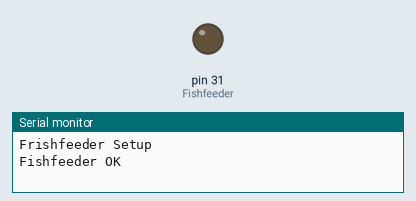
Recording of a sketch running on a simulated Arduino Mega 2560, built with avr-gcc and run on an emulated ATmega2560. Shown: output pins drawn as LEDs (lit = HIGH), the last lines printed to the serial monitor.

Above: at 1.0 s.
At 7.0 s:
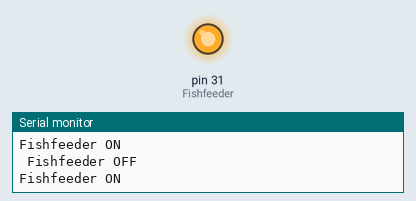
Timing chart, 0 to 9.2 s (numbered marks = the images above):
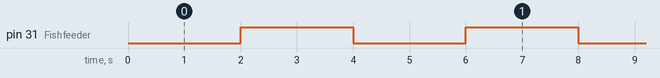

The sketch:

fishfeeder2.ino
```cpp
#define Fishfeeder 31  // 3.3v Fishfeeder Relay
uint32_t previousMillisFeeding = 0;
uint32_t FeedingQuantity = 2000;

void setup() {
  // put your setup code here, to run once:
  Serial.begin(9600);
  Serial.println("Frishfeeder Setup");

  pinMode(Fishfeeder, OUTPUT);
  digitalWrite(Fishfeeder, HIGH);

  Serial.println("Fishfeeder OK");
  digitalWrite(Fishfeeder, LOW);


}

void loop() {
  // put your main code here, to run repeatedly:
  uint32_t q = 0;

  do {
    unsigned long currentMillisFeeding = millis();
    if ((unsigned long)(currentMillisFeeding - previousMillisFeeding) >= FeedingQuantity) {

      digitalWrite(Fishfeeder, HIGH);
      Serial.println("Fishfeeder ON");

      q++;
      previousMillisFeeding = currentMillisFeeding;
    }
  }
  while (q < (FeedingQuantity / (unsigned)1000));

  digitalWrite(Fishfeeder, LOW);
  Serial.println(" Fishfeeder OFF");

  delay(1000);


}
```

Measured:
- by itself, pin 31 (Fishfeeder): alternates HIGH for 2.0 s and LOW for 2.0 s
